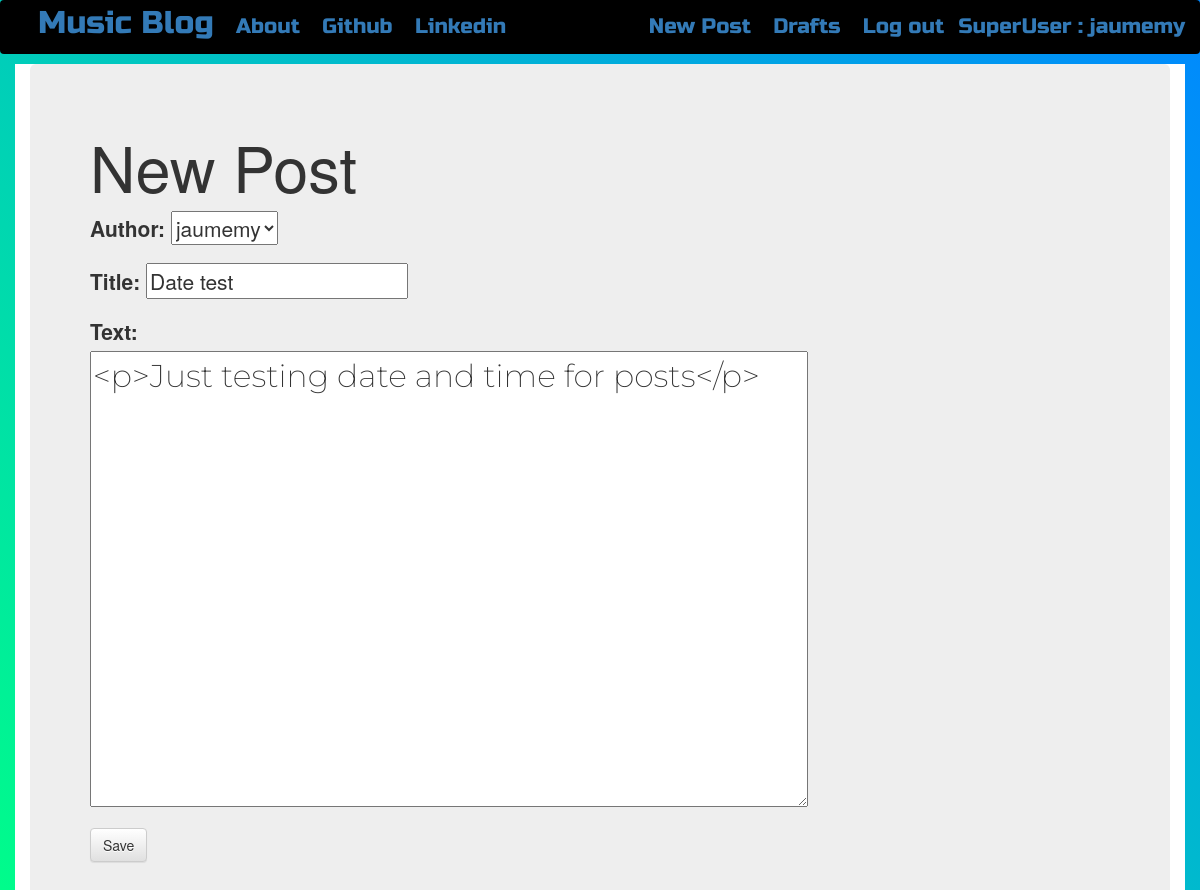
The page /post/7/edit/ (signed in) on the database its author committed.
### blog/models.py (models this page shows, shortened)
class Post(models.Model):
    author = models.ForeignKey('auth.User',on_delete=models.CASCADE)
    title = models.CharField(max_length=64)
    text = models.TextField(max_length=128)
    created_date = models.DateTimeField(default=timezone.now)
    published_date = models.DateTimeField(blank=True,null=True)

### blog/views.py (the view)
# urls.py: path('post/<int:pk>/edit/',views.PostUpdateView.as_view(),
class PostUpdateView(LoginRequiredMixin,UpdateView):
    login_url = '/login/'
    redirect_field_name = 'blog/post_detail.html'
    form_class = PostForm
    model = Post

### blog/forms.py
class PostForm(forms.ModelForm):
    class Meta():
        model = Post
        fields = ('author','title','text')
        widgets = {
            'title':forms.TextInput(attrs={'class':'textinputclass'}),
            'text':forms.Textarea(attrs={'class':'editable medium-editor-textarea postcontent'}),
        }

### blog/templates/blog/post_form.html (shortened to what this page needs)
{% extends "blog/base.html" %}
{% block content %}
  <h1>New Post</h1>
  <form class="post-form" method="POST">
    {{form.as_p}}
    <button type="submit" class='save btn btn-default'>Save</button>
  </form>
{% endblock %}

### blog/templates/blog/base.html (shortened to what this page needs)
<!DOCTYPE html>
{% load static %}
<html lang="en" dir="ltr">
  <head>
    <link rel="stylesheet" href="https://stackpath.bootstrapcdn.com/bootstrap/3.4.1/css/bootstrap.min.css">
    <link rel="stylesheet" href="https://stackpath.bootstrapcdn.com/bootstrap/3.4.1/css/bootstrap-theme.min.css">
    <link rel="stylesheet" href="//cdn.jsdelivr.net/npm/medium-editor@latest/dist/css/medium-editor.min.css" type="text/css" media="screen" charset="utf-8">
    <link rel="stylesheet" href="{% static 'css/blog.css' %}">
  </head>
  <body class="loader">
    <nav class="navbar navbar-expand-lg techfont" style="background-color:black;">
      <div class="container">
          <div class="navbar-nav align-items-center">
            <a class="nav-brand bigbrand space" href="{% url 'post_list' %}">Music Blog</a>
            <a class="nav-item nav-link space" href="{% url 'about' %}">About</a>
            <a class="nav-item nav-link space" href="https://www.github.com">Github</a>
            <a class="nav-item nav-link space" href="https://www.linkedin.com">Linkedin</a>
          </div>
          <div class='navbar-nav navbar-right lineheigth'>
            {% if user.is_authenticated %}
              <a class="nav-item nav-link space" href="{% url 'post_new' %}">New Post</a>
              <a class="nav-item nav-link space" href="{% url 'post_draft_list' %}">Drafts</a>
              <a class="nav-item nav-link space" href="{% url 'logout' %}">Log out</a>
              <a > SuperUser : {{ user.username }}</a>
            {% else %}
              <a class="nav-item nav-link lineheigth" href="{% url 'login' %}" aria-label="Log In">
                <span class="glyphicon glyphicon-user" aria-hiden="true"></span></a>
            {% endif %}
          </div>
      </div>
    </nav>
    <div class="content container" style="background-color:white;">
      <div class="jumbotron">
        <div class="row">
          <div class="col-md-8">
            <div class="blog_posts">
              {% block content %}
              {% endblock %}
            </div>
          </div>
        </div>
      </div>
    </div>
  </body>
</html>

### blog/static/css/blog.css (style rules this page uses)
.space { margin: 8px; }
.lineheigth { line-height: 52px; }
.techfont { font-family: 'Russo One', sans-serif; font-size: 1.5em; margin-bottom: 10px; }
.bigbrand { font-size: 1.5em; }
.postcontent { font-family: 'Montserrat'; font-size: 1.5em; }
.loader { filter:hue-rotate(0deg); background:linear-gradient(45deg,#0f8,#08f); animation:hue 10000ms infinite linear; }

### rows shown on the page
Post: author "jaumemy", title "Date test", text "<p>Just testing date and time for posts</p>"

### other values the page prints
{{ user.username }} "jaumemy"
